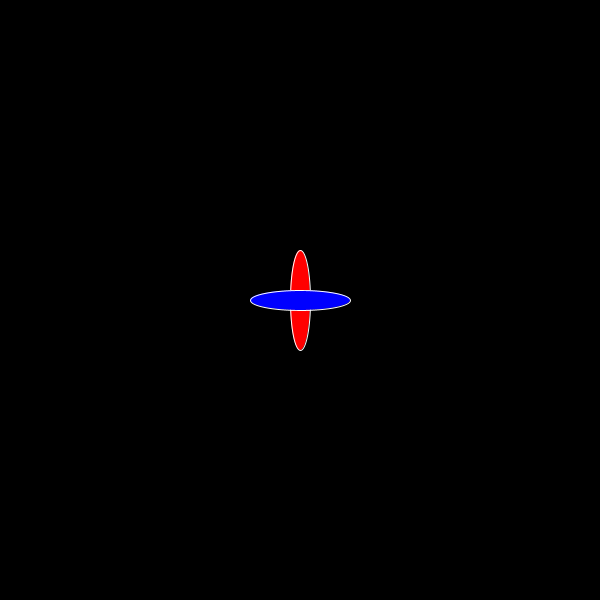
Frame 1 (no input)
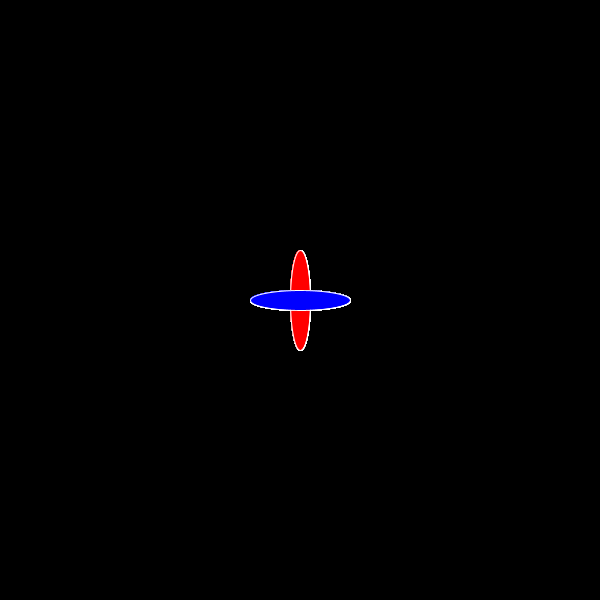
Frame 60 (the mouse pressed at the canvas centre just before this capture)
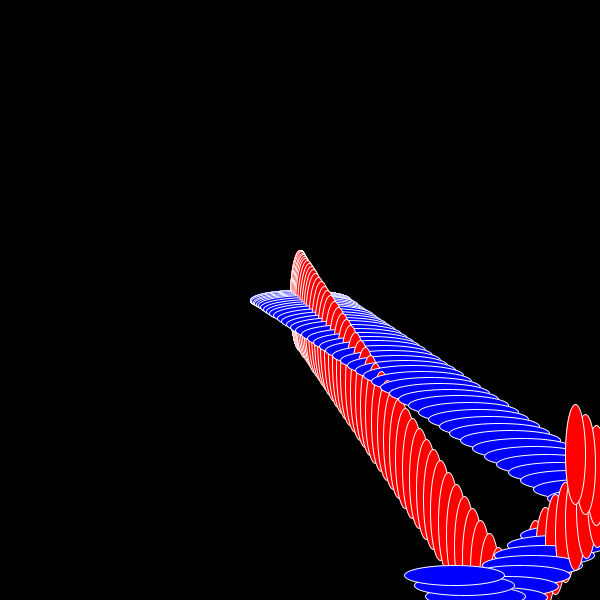
Frame 120 (the mouse held since frame 60 and released just before this capture)

The Processing sketch that drew these frames (run headless with seeded random() and noise(); from frame 60 on, the mouse is pressed at the canvas centre):

// Processing sketch: force_use
// ── force_use.pde
mover m;
void setup()
{
  background(0);
    size(600, 600);
  m = new mover();
}
void draw()
{

  if (keyPressed)
  {
    PVector gravity= new PVector(0.4,0.002);
    m.appledForce(gravity);
  }
  if (mousePressed)
  {
    PVector wind=new PVector(0.2,0.3);
    m.appledForce(wind);
  }
  m.display();
  m.update();
  m.moved();
}
class mover
{
  PVector velo;
  PVector acc;
  PVector loc;
  mover()
  {
    loc = new PVector(width/2, height/2);
    velo = new PVector(0, 0);
    acc = new PVector(0, 0);
  }
  void display()
  {
    fill(255,0,0);
    stroke(255);
    ellipse(loc.x, loc.y, 20, 100);
    fill(0,0,255);
    ellipse(loc.y,loc.x,100,20);
  }
  void moved()
  {
    if (loc.x>width||loc.x<0)
      velo.x = velo.x*-1;
    if (loc.y>height||loc.y<0)
      velo.y = velo.y*-1;
  }
  void update()
  {
    loc.add(velo);
    velo.add(acc);
  }
  void appledForce(PVector f)
  {
    acc=f;
  }
}
